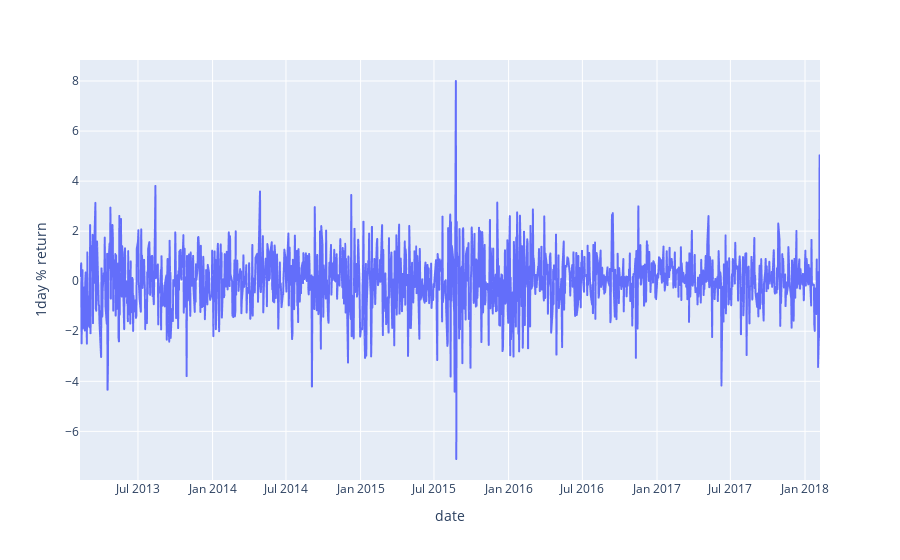

This figure's notebook cell:
### Markdown cell above
##### By plotly

### Code cell
import plotly.express as px
fig = px.line(df, x="date", y="1day % return", title='')
fig.show()

### Figure 1 — Plotly figure (JSON) as saved in the notebook; plotly's stock layout.template omitted (floating-point values rounded to 4 significant figures; data arrays with more than 128 entries replaced by an {"elided": "..."} marker saying what was removed)
{"data": [{"hovertemplate": "date=%{x}<br>1day % return=%{y}<extra></extra>", "legendgroup": "", "line": {"color": "#636efa", "dash": "solid"}, "marker": {"symbol": "circle"}, "mode": "lines", "name": "", "showlegend": false, "type": "scattergl", "x": {"elided": "1259 str values"}, "xaxis": "x", "y": {"elided": "1259 float values"}, "yaxis": "y"}], "layout": {"legend": {"tracegroupgap": 0}, "margin": {"t": 60}, "xaxis": {"anchor": "y", "domain": [0, 1], "title": {"text": "date"}}, "yaxis": {"anchor": "x", "domain": [0, 1], "title": {"text": "1day % return"}}}}
